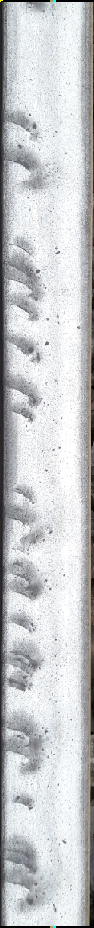
//> input picture defectsImages/yulinshang/y2.png, 94 x 928 px
$ ./testFunc   (built with g++ and OpenCV 4)
//> lines starting //> are read from the running program, lines starting //| are printed output that depends on the picture; after the words box and inside, x2 and y2 are one past the last pixel; in counts of white or black regions, pixels touching at a corner belong together
#include "opencv2/core.hpp"
#include "opencv2/imgproc.hpp"
#include "opencv2/imgcodecs.hpp"
#include "opencv2/highgui.hpp"
#include "opencv2/videoio.hpp"
#include <iostream>
#include <vector>
#include <algorithm>

using namespace std;
using namespace cv;
const int G = 100; // compensation coef

void log_normalization(Mat& Img, Mat& imgL)
{
	if (Img.depth() == CV_8U)
	{
		Img.convertTo(imgL, CV_32F);
	}

	imgL = (imgL + 1)*0.5;
	Mat logImg;
	log(imgL, logImg);

	Mat tmp_m, tmp_std;
	double meanV, stdV;
	meanStdDev(logImg, tmp_m, tmp_std);
	meanV = tmp_m.at<double>(0, 0);
	stdV = tmp_std.at<double>(0, 0);

	logImg = (logImg - meanV) / stdV;

	normalize(logImg, imgL, 1.0, 0.0, NORM_MINMAX);
}

void laplace(Mat& img, Mat& imgLa)
{
	Mat kernel = (Mat_<float>(3, 3) << 0, -1, 0, 0, 5, 0, 0, -1, 0);
	filter2D(img, imgLa, CV_8UC3, kernel);
}

void yulin(Mat &img, Mat &cImage)
{
	Mat tImage;
	Mat element = getStructuringElement(MORPH_ELLIPSE, Size(15, 15));
	cv::morphologyEx(img, tImage, cv::MORPH_TOPHAT, element);
	threshold(tImage, cImage, 35.0, 255.0, CV_THRESH_BINARY_INV);
}


void diaokuai(Mat& img, Mat& src)
{
	src = img.clone();
	int nCols = src.cols;
	int nRows = src.rows;
	vector<float> coefs;
	for(int i = 0; i < nCols; i++)
	{
		float mean = 0.;
		for(int j = 0; j < nRows; j++)
		{
			mean += src.at<uchar>(j, i);
		}
		mean /= nRows;
		coefs.push_back(G / mean);
	}

	double temp;
	for(int i = 0; i < nCols; i++)
	{	cout << coefs[i] << endl;
		for(int j = 0; j < nRows; j++)
		{
			temp = (float)src.at<uchar>(j, i);
			temp *= coefs[i];
			src.at<uchar>(j, i) = (uchar)temp;
		}

	}

	threshold(src, src, 60.0, 255.0, CV_THRESH_BINARY_INV);
}


int main(int argc, char* argv[])
{
	//Mat img = imread("/home/xuesong/RailInspection/defectsImages/test/1.jpg");
	//img = img(Rect(250, 0, 180, 480));
	Mat img = imread("/home/xuesong/RailInspection/defectsImages/yulinshang/y2.png",0);
//> img: 928 rows x 94 cols, CV_8UC1; min 0, max 255, mean 199.1
		cout << img.cols << endl;
//| 94

	if (img.empty())
		return -1;
	if (img.channels() != 1)
	{
		cvtColor(img, img, CV_BGR2GRAY);
	}
	imshow("raw", img);


	Mat imgLog;
	log_normalization(img, imgLog);
//> in log_normalization, `normalize(logImg, imgL, 1.0, 0.0, NORM_MINMAX);`:
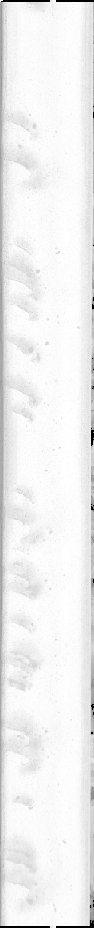
//> imgL: 928 rows x 94 cols, CV_32FC1; min 0, max 1, mean 0.941
	imshow("log",imgLog);

	Mat imgHist;
	equalizeHist(img, imgHist);
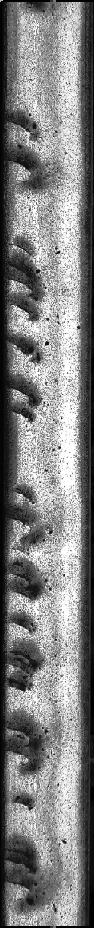
//> imgHist: 928 rows x 94 cols, CV_8UC1; min 0, max 255, mean 128.1
	imshow("hist",imgHist);

	Mat imgLa;
	laplace(img, imgLa);
//> in laplace, `filter2D(img, imgLa, CV_8UC3, kernel);`:
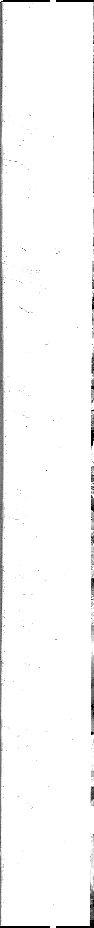
//> imgLa: 928 rows x 94 cols, CV_8UC1; min 0, max 255, mean 248
	imshow("laplace", imgLa);

	Mat imgTop;
	yulin(img, imgTop);
//> in yulin, `cv::morphologyEx(img, tImage, cv::MORPH_TOPHAT, element);`:
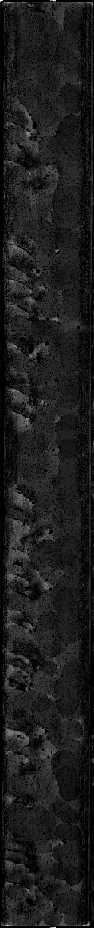
//> tImage: 928 rows x 94 cols, CV_8UC1; min 0, max 241, mean 29.3
//> in yulin, `threshold(tImage, cImage, 35.0, 255.0, CV_THRESH_BINARY_INV);`:
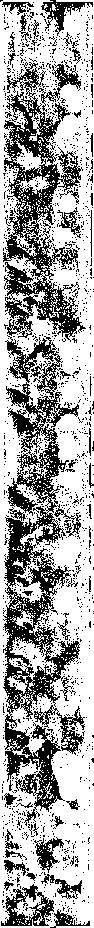
//> cImage: 928 rows x 94 cols, CV_8UC1; 65.4% white; 1357 black regions (1308 under 20 px), largest, box (x1, y1, x2, y2) and area: (3, 335, 81, 826) 13132, (3, 62, 86, 342) 8195, (1, 884, 54, 926) 947
	imshow("yulin", imgTop);

	double t0 = (double)getTickCount();
	Mat src;
	diaokuai(img, src);
//> the loop in diaokuai, `for(int i = 0; i < nCols; i++)` made 94 passes
//> mean on passes 1 to 12: 38.55, 48.9, 72.61, 97.03, 122, 141.8, 149.2, 172.2, 178.1, 188.2, 191.4, 195.1
//> after the loop in diaokuai, `for(int i = 0; i < nCols; i++)`: coefs = 94 values, max 2.59 at index 0, min 0.409 at index 66, mean 0.572
//> the loop in diaokuai, `for(int i = 0; i < nCols; i++) {	cout << coefs[i] << endl;` made 94 passes
//> temp on passes 1 to 12: 0, 0, 0, 0, 0, 0, 0, 0, 0, 0, 0, 0
//| 2.59392
//| 2.045
//| 1.37716
//| 1.03064
//| 0.819614
//| 0.705167
//| 0.670254
//| 0.580552
//> (output is shown up to pass 8 of 94)
//> after the loop in diaokuai, `for(int i = 0; i < nCols; i++)`:
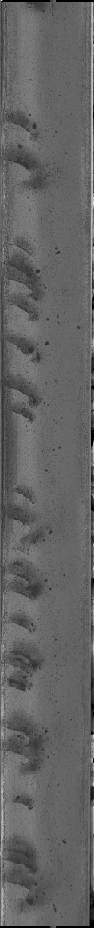
//> src: 928 rows x 94 cols, CV_8UC1; min 0, max 236, mean 99.5
//> after the loop in diaokuai, `for(int i = 0; i < nCols; i++)`: temp = 0
//> in diaokuai, `threshold(src, src, 60.0, 255.0, CV_THRESH_BINARY_INV);`:
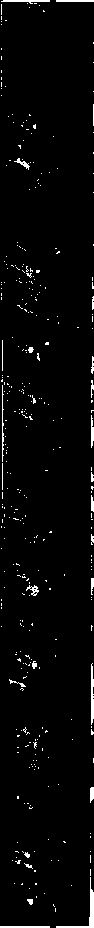
//> src: 928 rows x 94 cols, CV_8UC1; 2.6% white; 356 white regions (330 under 20 px), largest, box (x1, y1, x2, y2) and area: (56, 877, 94, 928) 241, (91, 663, 94, 725) 150, (1, 0, 50, 4) 101
	imshow("diaokuai", src);

	t0 = (double)getTickCount() - t0;
	cout << " time:\n " << t0 * 1000 / getTickFrequency() << " ms" << endl;
	waitKey();

	return 0;
}

$ run again, with defectsImages/yulinshang/y3.png copied over defectsImages/yulinshang/y2.png
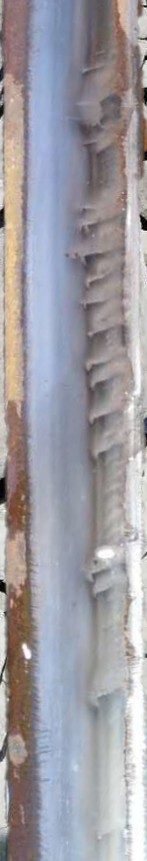
//> input picture defectsImages/yulinshang/y3.png, 147 x 861 px
//| 147
//> in yulin, `threshold(tImage, cImage, 35.0, 255.0, CV_THRESH_BINARY_INV);`:
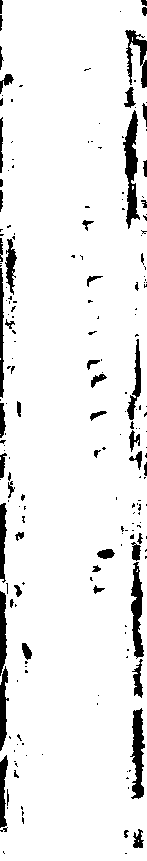
//> cImage: 861 rows x 147 cols, CV_8UC1; 92.5% white; 203 black regions (146 under 20 px), largest, box (x1, y1, x2, y2) and area: (123, 110, 140, 229) 992, (130, 708, 145, 799) 793, (131, 562, 144, 659) 730
//> the loop in diaokuai, `for(int i = 0; i < nCols; i++)` made 147 passes
//> mean on passes 1 to 8: 177.2, 174.8, 169.7, 162.5, 157, 154.6, 152, 150.1
//> after the loop in diaokuai, `for(int i = 0; i < nCols; i++)`: coefs = 147 values, max 0.85 at index 25, min 0.472 at index 135, mean 0.642
//> the loop in diaokuai, `for(int i = 0; i < nCols; i++) {	cout << coefs[i] << endl;` made 147 passes
//> temp on passes 1 to 8: 45.16, 43.49, 48.32, 52.3, 52.24, 51.75, 47.38, 50.64
//> (printed output is left out)
//> after the loop in diaokuai, `for(int i = 0; i < nCols; i++)`: temp = 126.6
//> in diaokuai, `threshold(src, src, 60.0, 255.0, CV_THRESH_BINARY_INV);`:
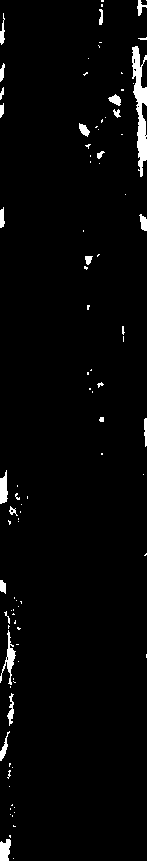
//> src: 861 rows x 147 cols, CV_8UC1; 2.5% white; 96 white regions (71 under 20 px), largest, box (x1, y1, x2, y2) and area: (132, 46, 147, 177) 1002, (0, 630, 16, 685) 264, (0, 470, 8, 504) 197

$ run again, with defectsImages/yulinshang/y4.png copied over defectsImages/yulinshang/y2.png
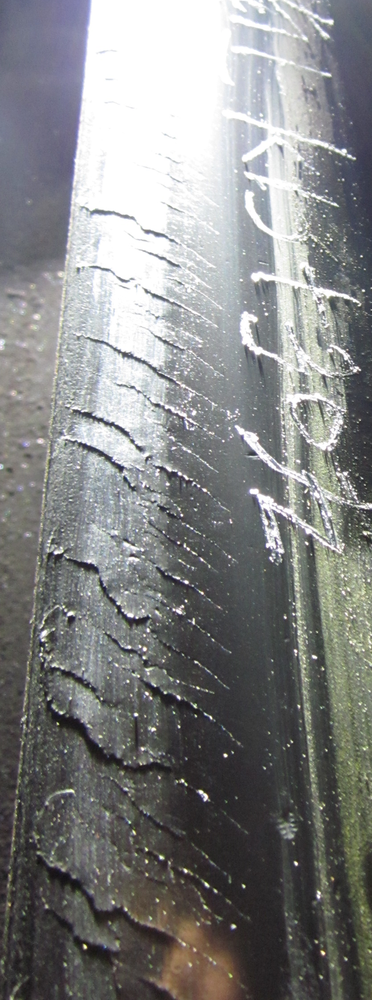
//> input picture defectsImages/yulinshang/y4.png, 372 x 1000 px, shrunk from 833 x 2237 before the run
//| 372
//> cImage: 1000 rows x 372 cols, CV_8UC1; 85.6% white; 2742 black regions (2430 under 20 px), largest, box (x1, y1, x2, y2) and area: (234, 310, 372, 891) 13630, (250, 227, 365, 337) 2463, (234, 90, 356, 176) 1495
//> the loop in diaokuai, `for(int i = 0; i < nCols; i++)` made 372 passes
//> mean on passes 1 to 3: 99.25, 99.84, 100.3
//> after the loop in diaokuai, `for(int i = 0; i < nCols; i++)`: coefs = 372 values, max 1.13 at index 371, min 0.576 at index 128, mean 0.785
//> the loop in diaokuai, `for(int i = 0; i < nCols; i++) {	cout << coefs[i] << endl;` made 372 passes
//> temp on passes 1 to 3: 64.49, 56.09, 47.85
//> (printed output is left out)
//> after the loop in diaokuai, `for(int i = 0; i < nCols; i++)`: temp = 92.84
//> in diaokuai, `threshold(src, src, 60.0, 255.0, CV_THRESH_BINARY_INV);`:
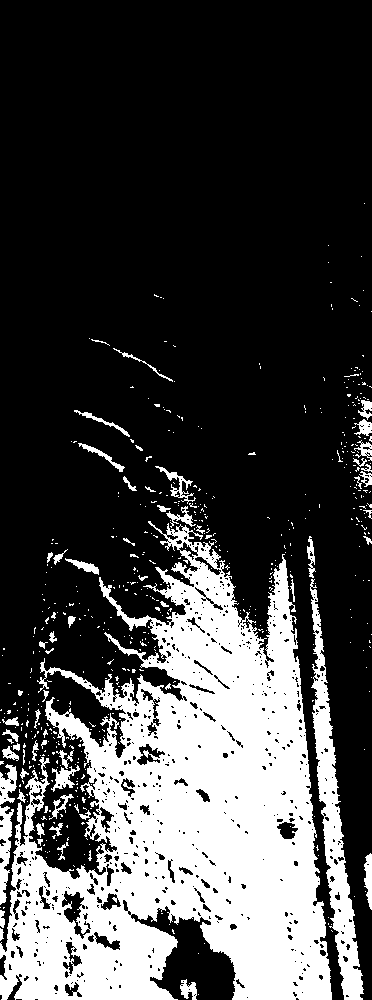
//> src: 1000 rows x 372 cols, CV_8UC1; 26.8% white; 550 white regions (484 under 20 px), largest, box (x1, y1, x2, y2) and area: (0, 521, 332, 1000) 85789, (310, 579, 364, 1000) 6188, (0, 806, 14, 905) 788
